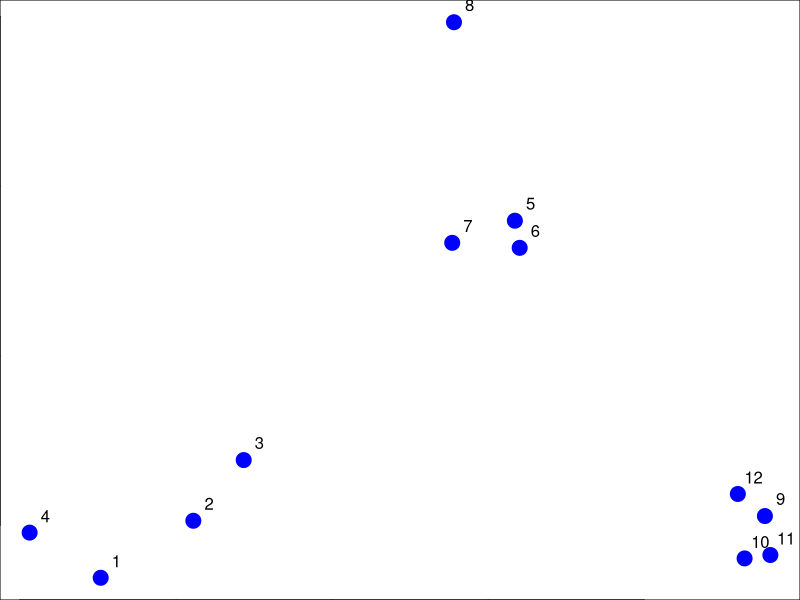
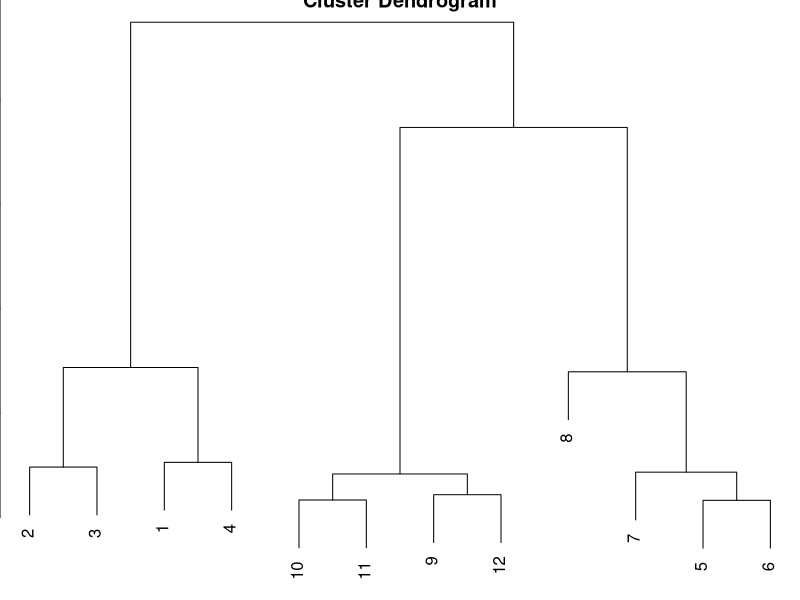
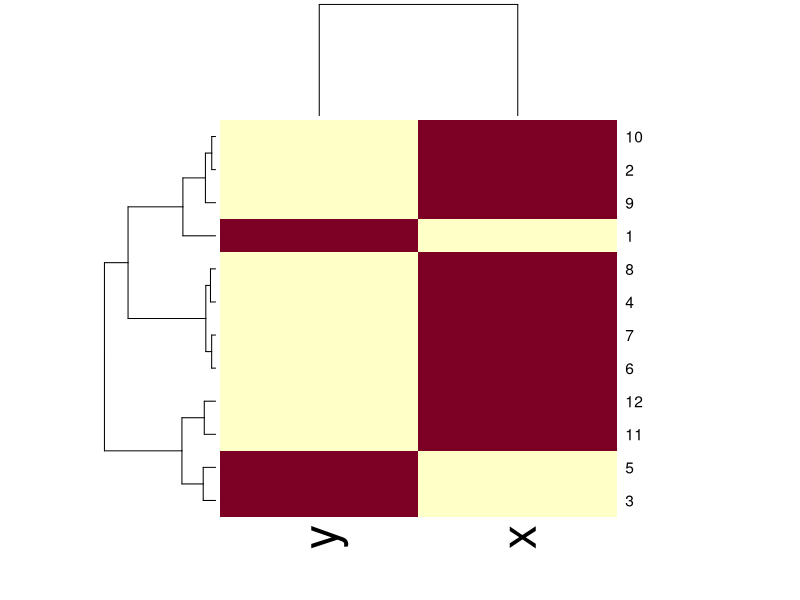
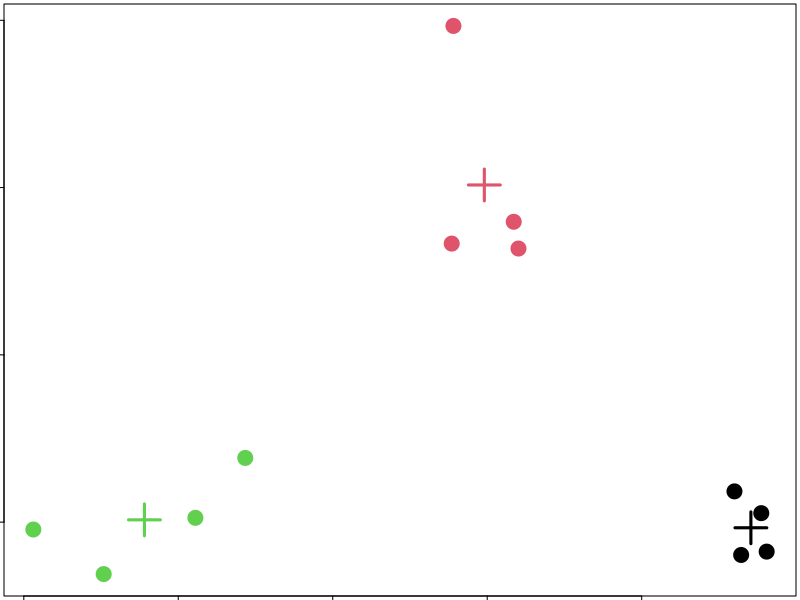
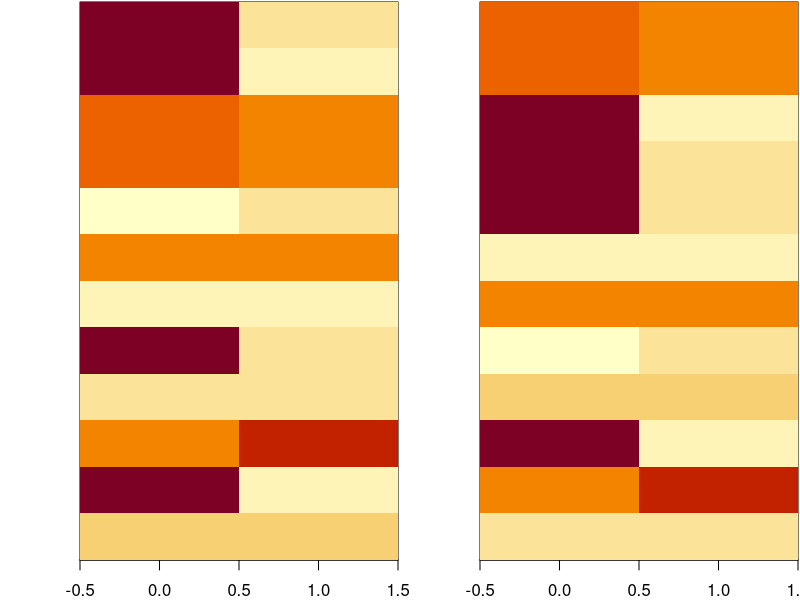

The R source for these figures, in order:
set.seed(1234)
par(mar = c(0, 0, 0, 0))
x = rnorm(12, mean = rep(1:3, each = 4), sd = 0.2)
y = rnorm(12, mean = rep(c(1, 2, 1), each = 4), sd = 0.2)
plot(x, y, col = "blue", pch = 19, cex = 2)
text(x+0.05,y+0.05, labels = as.character(1:12))

##How close the points are
dataFrame = data.frame(x = x, y = y)
dist(dataFrame)

##hclust ...clustering function
dataFrame = data.frame(x = x, y = y)
distxy = dist(dataFrame)
hClustering = hclust(distxy)
plot(hClustering)

##heatmap()
dataFrame = data.frame(x,y)
set.seed(143)
dataMatrix =  as.matrix(dataFrame)[sample(1:12),]
heatmap(dataMatrix)

##kmeans()
kmeansObj = kmeans(dataFrame, centers = 3)
names(kmeansObj)
kmeansObj$cluster
kmeansObj$centers

par(mar = rep(0.2, 4))
plot(x,y,col = kmeansObj$cluster, pch = 19, cex = 2)
points(kmeansObj$centers, col = 1:3, pch = 3, cex = 3, lwd = 3)


##heatmaps
set.seed(1234)
dataMatrix = as.matrix(dataFrame)[sample(1:12),]
kmeansObj2 = kmeans(dataMatrix, centers = 3)
par(mfrow = c(1, 2), mar = c(2, 4, 0.1, 0.1))
image(t(dataMatrix)[, nrow(dataMatrix):1], yaxt = "n")
image(t(dataMatrix)[, order(kmeansObj$cluster)], yaxt = "n")